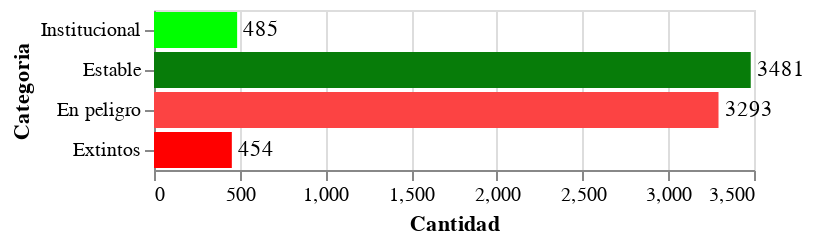

Notebook code for this chart:
### Code cell
# Institutional 485
# Stable 3481
# Endangered 3193
# Extinct 454

## Datos tomados de aquí: https://www.ethnologue.com/
source = pd.DataFrame({
    'Categoria': ['Institucional', 'Estable', 'En peligro', 'Extintos'],
    'Cantidad': [485, 3481, 3293, 454]
})

print("Total de lenguages categorizados:",sum(source['Cantidad']))
def dms_to_decimal(dms_str):
    """
    Convert DMS string to decimal degrees
    Supports formats like: "40°26'46"N", "40d26m46sN", "40 26 46 N"
    """
    if pd.isna(dms_str):
        return None
    
    # Remove extra spaces and convert to string
    dms_str = str(dms_str).strip()
    
    # Extract numbers and direction
    numbers = re.findall(r'[\d.]+', dms_str)
    direction = re.findall(r'[NSEW]', dms_str.upper())
    
    if len(numbers) < 1:
        return None
    
    # Parse degrees, minutes, seconds
    degrees = float(numbers[0])
    minutes = float(numbers[1]) if len(numbers) > 1 else 0
    seconds = float(numbers[2]) if len(numbers) > 2 else 0
    
    # Convert to decimal
    decimal = degrees + minutes/60 + seconds/3600
    
    # Apply direction (negative for S/W)
    if direction and direction[0] in ['S', 'W']:
        decimal = -decimal
    
    return decimal

base = alt.Chart(source)

bars = base.mark_bar().encode(
    y=alt.Y('Categoria',sort=None),
    x='Cantidad',
    color=alt.Color('Categoria', sort=None,scale=alt.Scale(range=['#00ff00','#077c09','#fc4343','#ff0000']), legend=None)
)

text = base.mark_text(
    align='left',
    baseline='middle',
    dx=3
).encode(
    x='Cantidad',
    y=alt.Y('Categoria', sort=None),
    text='Cantidad'
)

bars+text

### Figure 1 — Vega-Lite specification as saved in the notebook (floating-point values rounded to 4 significant figures)
{"config": {"view": {"continuousWidth": 300, "continuousHeight": 300}}, "layer": [{"mark": {"type": "bar"}, "encoding": {"color": {"field": "Categoria", "legend": null, "scale": {"range": ["#00ff00", "#077c09", "#fc4343", "#ff0000"]}, "sort": null, "type": "nominal"}, "x": {"field": "Cantidad", "type": "quantitative"}, "y": {"field": "Categoria", "sort": null, "type": "nominal"}}}, {"mark": {"type": "text", "align": "left", "baseline": "middle", "dx": 3}, "encoding": {"text": {"field": "Cantidad", "type": "quantitative"}, "x": {"field": "Cantidad", "type": "quantitative"}, "y": {"field": "Categoria", "sort": null, "type": "nominal"}}}], "data": {"name": "data-65d09d199291d2ebd948f0debc6ea8da"}, "$schema": "https://vega.github.io/schema/vega-lite/v5.20.1.json", "datasets": {"data-65d09d199291d2ebd948f0debc6ea8da": [{"Categoria": "Institucional", "Cantidad": 485}, {"Categoria": "Estable", "Cantidad": 3481}, {"Categoria": "En peligro", "Cantidad": 3293}, {"Categoria": "Extintos", "Cantidad": 454}]}}
